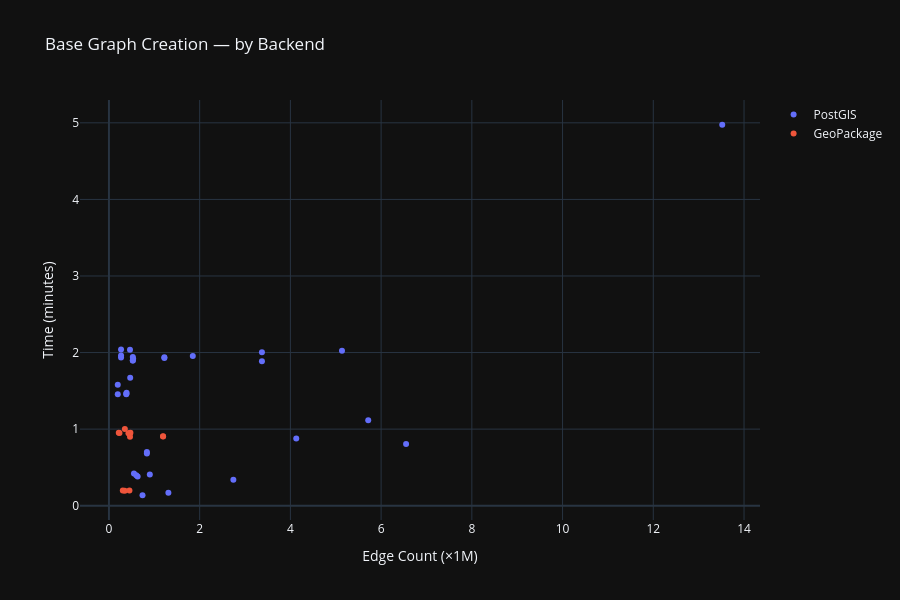

The notebook cell this image was saved under:
### Markdown cell above
## Figure 1 — Base Graph Creation
Time to create the base graph, grouped by backend.

### Code cell
y_col = "Base Graph Creation (min)"
valid = df.dropna(subset=[y_col])

fig = go.Figure()
for backend in ["PostGIS", "GeoPackage"]:
    subset = valid[valid["Backend"] == backend].sort_values("edges_per_1M")
    fig.add_trace(go.Scatter(
        x=subset["edges_per_1M"],
        y=subset[y_col],
        mode="markers",
        name=backend,
        marker_color=BACKEND_COLORS[backend],
        customdata=subset["Workflow ID"],
        hovertemplate="%{customdata}<br>Edges: %{x:.1f}×1M<br>Time: %{y:.1f} min<extra></extra>",
    ))

fig.update_layout(
    title="Base Graph Creation — by Backend",
    xaxis_title="Edge Count (×1M)",
    yaxis_title="Time (minutes)",
    height=600,
    template=PLOTLY_THEME,
)
fig.show()

### Figure 1 — Plotly figure (JSON) as saved in the notebook; plotly's stock layout.template omitted (floating-point values rounded to 4 significant figures)
{"data": [{"customdata": ["workflow_fine_20_20260510_224341", "workflow_fine_20_20260510_201023", "workflow_fine_20_20260511_220824", "workflow_fine_20_20260511_111934", "workflow_fine_20_20260511_014524", "workflow_fine_20_20260510_222518", "workflow_fine_20_20260510_184907", "workflow_fine_20_20260510_184010", "workflow_fine_pg_test_20260513_100942", "workflow_fine_20_20260515_122121", "workflow_fine_20_20260510_234748", "workflow_fine_20_20260511_004432", "workflow_fine_20_20260511_005516", "workflow_fine_20_20260512_151835", "workflow_fine_20_20260509_225008", "workflow_fine_20_20260509_230058", "workflow_fine_bz_0005_20260515_132801", "workflow_h3_mia_arrival_511_20260515_151715", "workflow_fine_mia_kw2_20260514_214307", "workflow_fine_mia_kw_20260514_212232", "workflow_fine_20_20260508_102023", "maritime_workflow_20260512_215930", "maritime_workflow_20260513_102517", "workflow_h3_kw_arrival_511_20260515_144803", "workflow_fine_20_20260511_192355", "workflow_h3_5_11_20260514_122552", "workflow_fine_la_west3_20260512_182236", "workflow_fine_20_20260512_154549", "workflow_h3_la_west_20260514_125910", "workflow_h3_sf_la_511_20260514_135154", "workflow_h3_gal_arrival_511_20260515_183221", "workflow_h3_la_west_511_20260514_163048", "workflow_fine_la_west4_20260512_213401"], "hovertemplate": "%{customdata}<br>Edges: %{x:.1f}×1M<br>Time: %{y:.1f} min<extra></extra>", "marker": {"color": "#636EFA"}, "mode": "markers", "name": "PostGIS", "x": [0.1944, 0.1944, 0.2669, 0.2669, 0.2669, 0.383, 0.383, 0.3888, 0.4642, 0.4688, 0.5266, 0.5267, 0.5267, 0.534, 0.5517, 0.6026, 0.6323, 0.7402, 0.8365, 0.8365, 0.9015, 1.222, 1.222, 1.311, 1.849, 2.743, 3.373, 3.373, 4.129, 5.137, 5.716, 6.551, 13.52], "y": [1.578, 1.457, 1.962, 1.937, 2.04, 1.462, 1.457, 1.475, 2.037, 1.67, 1.897, 1.897, 1.942, 1.92, 0.42, 0.3967, 0.38, 0.1367, 0.6817, 0.7017, 0.4083, 1.938, 1.93, 0.1683, 1.957, 0.3383, 2.005, 1.885, 0.8767, 2.025, 1.115, 0.8067, 4.975], "type": "scatter"}, {"customdata": ["workflow_fine_20_20260510_193754", "maritime_workflow_20260511_111240", "workflow_fine_20_20260509_223844", "maritime_workflow_20260509_184129", "workflow_fine_20_20260509_180957", "workflow_fine_new_20260509_202342", "maritime_workflow_20260508_103351", "workflow_fine_20_20260513_100134", "workflow_fine_sf_test_20260513_092531", "maritime_workflow_20260509_210411", "maritime_workflow_20260513_110927", "maritime_workflow_20260513_151112"], "hovertemplate": "%{customdata}<br>Edges: %{x:.1f}×1M<br>Time: %{y:.1f} min<extra></extra>", "marker": {"color": "#EF553B"}, "mode": "markers", "name": "GeoPackage", "x": [0.2171, 0.2323, 0.3056, 0.3481, 0.3509, 0.4301, 0.452, 0.4646, 0.4646, 0.4736, 1.193, 1.193], "y": [0.9517, 0.95, 0.2, 0.1967, 1.002, 0.9467, 0.1983, 0.9, 0.95, 0.9517, 0.9083, 0.9033], "type": "scatter"}], "layout": {"title": {"text": "Base Graph Creation — by Backend"}, "xaxis": {"title": {"text": "Edge Count (×1M)"}}, "yaxis": {"title": {"text": "Time (minutes)"}}, "height": 600}}
